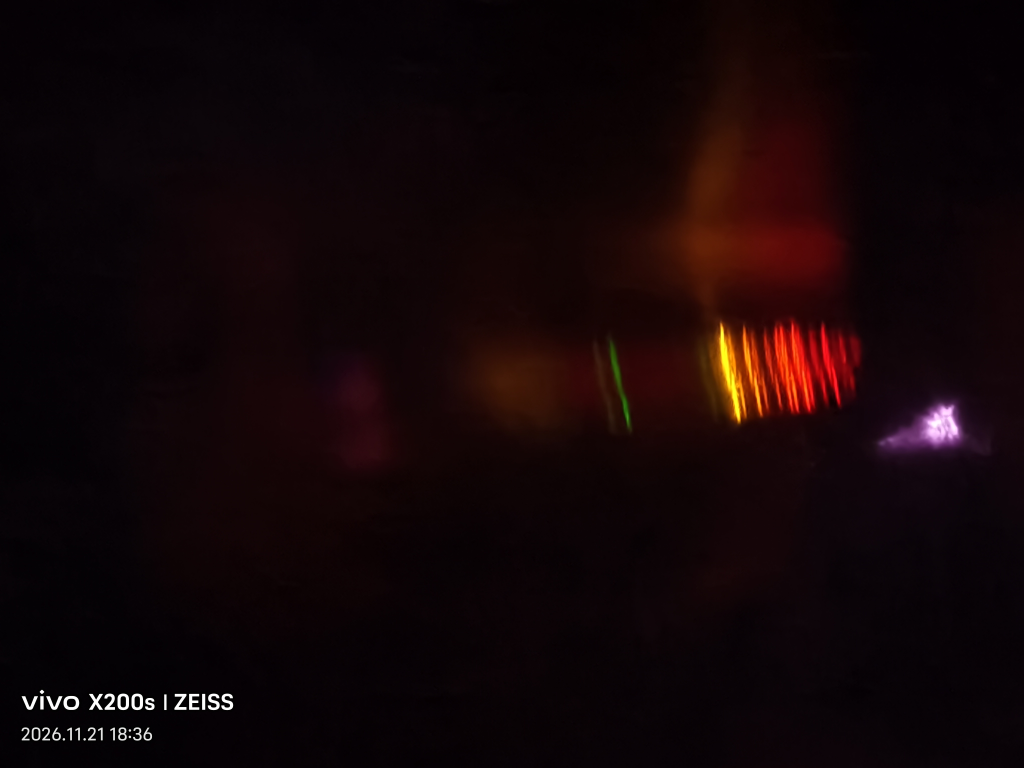
#> input picture 实验照片/氖泡2/氖泡2照片.jpg, 4096 x 3072 px (shown at 1/4 size)
$ python analyze_neon2_spectrum.py
#> lines starting #> are read from the running program, lines starting #| are printed output that depends on the picture; long printed decimals are rounded
"""
Neon bulb #2 spectrum from 氖泡2照片.jpg — same pipeline as 氖泡:
calibrate with Ne I lines, pretty aligned color figure, accuracy/resolution eval.
"""
from __future__ import annotations

import json
from pathlib import Path

import numpy as np
from PIL import Image
from scipy.ndimage import uniform_filter1d

ROOT = Path(__file__).resolve().parents[1]
IMG = ROOT / "氖泡2照片.jpg"
OUT = Path(__file__).resolve().parent
OUT.mkdir(exist_ok=True)

NE_LINES_NM = np.array(
    [
        540.056,
        585.249,
        588.189,
        594.483,
        597.553,
        603.000,
        607.434,
        609.616,
        614.306,
        616.359,
        621.728,
        626.649,
        633.443,
        638.299,
        640.225,
        650.653,
        659.895,
        667.828,
        671.704,
        692.947,
        703.241,
    ],
    dtype=float,
)


def find_spectrum_row(rgb: np.ndarray) -> int:
    """Avoid watermark; pick row with strongest chroma in mid-right region."""
    h = rgb.shape[0]
    y_max = int(h * 0.85)
    chroma = rgb[:y_max].max(2) - rgb[:y_max].min(2)
    x0, x1 = int(rgb.shape[1] * 0.40), int(rgb.shape[1] * 0.95)
    row_score = chroma[:, x0:x1].sum(1)
    return int(np.argmax(row_score))


def extract_profile(rgb: np.ndarray, y0: int, half: int = 40):
    y_a, y_b = max(0, y0 - half), min(rgb.shape[0], y0 + half + 1)
    band = rgb[y_a:y_b].mean(0)
    lin = (band / 255.0) ** 2.2
    I = lin.sum(1)
    return band, I, lin


def find_peaks(I: np.ndarray, win: int = 10, min_prom: float = 0.08):
    Is = uniform_filter1d(I.astype(float), 5)
    peaks = []
    w = len(Is)
    for i in range(win, w - win):
        if Is[i] != Is[i - win : i + win + 1].max():
            continue
        if Is[i] < 0.05:
            continue
        base = float(np.percentile(Is[max(0, i - 55) : i + 56], 15))
        prom = float(Is[i] - base)
        if prom >= min_prom:
            peaks.append({"x": float(i), "I": float(Is[i]), "prom": prom})
    return peaks, Is


def classify_color(rgb_u8: np.ndarray) -> str:
    r, g, b = [float(v) for v in rgb_u8]
    if g > r + 10 and g > b + 10:
        return "green"
    if r > 200 and g > 150 and (r + g) / 2 - b > 70:
        return "yellow"
    if r > g + 20:
        return "red"
    if r > 170 and g > 70:
        return "orange"
    return "other"


def initial_calibration(peaks, band):
    green = None
    yellows = []
    for p in peaks:
        x = int(round(p["x"]))
        tag = classify_color(band[x])
        p["color"] = tag
        if tag == "green":
            if green is None or p["prom"] > green["prom"]:
                green = p
        if tag == "yellow":
            yellows.append(p)
    if green is None or not yellows:
        raise RuntimeError("failed to find green/yellow anchors")
    yellow = max(yellows, key=lambda p: p["I"])
    xg, xy = green["x"], yellow["x"]
    lg, ly = 540.056, 585.249
    b = (lg - ly) / (xg - xy)
    a = ly - b * xy
    return {"a": a, "b": b, "green": green, "yellow": yellow}


def match_lines(peaks, a, b, max_err_nm=3.5, lam_lo=530, lam_hi=715):
    used = set()
    matches = []
    for p in sorted(peaks, key=lambda q: -q["prom"]):
        lam_pred = a + b * p["x"]
        if lam_pred < lam_lo or lam_pred > lam_hi:
            continue
        # skip near-zero-order white/purple (very high I and not red/yellow/green)
        if p.get("color") == "other" and p["I"] > 1.5:
            continue
        errs = np.abs(NE_LINES_NM - lam_pred)
        order = np.argsort(errs)
        chosen = None
        for j in order:
            if errs[j] > max_err_nm:
                break
            if j in used:
                continue
            chosen = j
            break
        if chosen is None:
            continue
        used.add(chosen)
        matches.append(
            {
                "x_px": p["x"],
                "I": p["I"],
                "prom": p["prom"],
                "color": p.get("color", ""),
                "lambda_pred_nm": float(lam_pred),
                "lambda_ref_nm": float(NE_LINES_NM[chosen]),
                "residual_nm": float(lam_pred - NE_LINES_NM[chosen]),
            }
        )
    matches.sort(key=lambda m: m["lambda_ref_nm"])
    return matches


def refine_calibration(matches):
    xs = np.array([m["x_px"] for m in matches], float)
    ys = np.array([m["lambda_ref_nm"] for m in matches], float)
    A = np.column_stack([np.ones_like(xs), xs])
    coef, _, _, _ = np.linalg.lstsq(A, ys, rcond=None)
    a, b = float(coef[0]), float(coef[1])
    resid = (a + b * xs) - ys
    return a, b, resid


def fwhm_nm(x, I, peak_x, k_nm_per_px):
    i = int(round(peak_x))
    half = I[i] / 2.0
    L = i
    while L > 0 and I[L] > half:
        L -= 1
    R = i
    while R < len(I) - 1 and I[R] > half:
        R += 1

    def cross(i1, i2):
        y1, y2 = I[i1], I[i2]
        if y2 == y1:
            return float(i2)
        return float(i1 + (half - y1) / (y2 - y1) * (i2 - i1))

    xL = cross(L, L + 1) if L < i else float(L)
    xR = cross(R - 1, R) if R > i else float(R)
    return abs(xR - xL) * abs(k_nm_per_px)


def wavelength_to_rgb(lam: np.ndarray) -> np.ndarray:
    lam = np.asarray(lam, dtype=float)
    r = np.zeros_like(lam)
    g = np.zeros_like(lam)
    b = np.zeros_like(lam)
    m = (lam >= 380) & (lam < 440)
    r[m] = -(lam[m] - 440) / (440 - 380)
    b[m] = 1.0
    m = (lam >= 440) & (lam < 490)
    g[m] = (lam[m] - 440) / (490 - 440)
    b[m] = 1.0
    m = (lam >= 490) & (lam < 510)
    g[m] = 1.0
    b[m] = -(lam[m] - 510) / (510 - 490)
    m = (lam >= 510) & (lam < 580)
    r[m] = (lam[m] - 510) / (580 - 510)
    g[m] = 1.0
    m = (lam >= 580) & (lam < 645)
    r[m] = 1.0
    g[m] = -(lam[m] - 645) / (645 - 580)
    m = (lam >= 645) & (lam <= 780)
    r[m] = 1.0
    factor = np.ones_like(lam)
    m = (lam >= 380) & (lam < 420)
    factor[m] = 0.3 + 0.7 * (lam[m] - 380) / (420 - 380)
    m = (lam >= 700) & (lam <= 780)
    factor[m] = 0.3 + 0.7 * (780 - lam[m]) / (780 - 700)
    factor[(lam < 380) | (lam > 780)] = 0.0
    rgb = np.stack([r, g, b], axis=-1) * factor[..., None]
    return np.clip(rgb, 0, 1) ** 0.8


def fill_spectrum_color(ax, lam, I, n_seg=500):
    lam_u = np.linspace(float(lam.min()), float(lam.max()), n_seg)
    I_u = np.interp(lam_u, lam, I)
    rgb = wavelength_to_rgb(lam_u)
    for i in range(len(lam_u) - 1):
        ax.fill_between(
            [lam_u[i], lam_u[i + 1]],
            [0, 0],
            [I_u[i], I_u[i + 1]],
            color=rgb[i],
            linewidth=0,
            alpha=0.95,
        )
    ax.plot(lam, I, color="0.15", lw=1.15)


def main():
    print("loading", IMG.name)
    rgb = np.asarray(Image.open(IMG).convert("RGB")).astype(float)
    y_row = find_spectrum_row(rgb)
#> in find_spectrum_row, `chroma = rgb[:y_max].max(2) - rgb[:y_max].min(2)`:
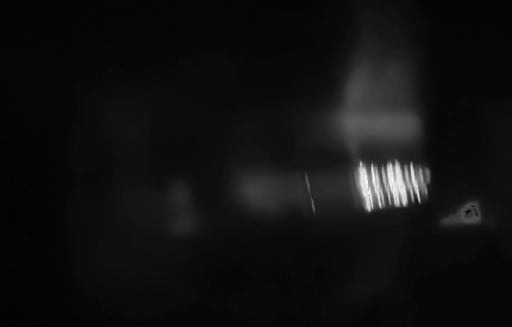
#> chroma: shape (2611, 4096) float64 (shown at 1/8 size); min 0, max 255, mean 16.2
#> in find_spectrum_row, `row_score = chroma[:, x0:x1].sum(1)`: row_score = 2611 values, max 157266 at index 1472, min 14869 at index 2604, mean 49849.7
#> y_row = 1472
    band, I, lin = extract_profile(rgb, y_row)
#> in extract_profile, `y_a, y_b = max(0, y0 - half), min(rgb.shape[0], y0 + half + 1)`: y_a = 1432; y_b = 1513
#> in extract_profile, `I = lin.sum(1)`: I = 4096 values, max 2 at index 2908, min 0.000294 at index 11, mean 0.0951
    peaks, Is = find_peaks(I)
#> in find_peaks, `Is = uniform_filter1d(I.astype(float), 5)`: Is = 4096 values, max 1.98 at index 2908, min 0.000301 at index 10, mean 0.0951
#> in find_peaks, `w = len(Is)`: w = 4096
#> the loop in find_peaks, `for i in range(win, w - win):` made 4076 passes
#> (base, prom) on passes 2454, 2899, 2926: (0.0248, 0.104), (0.318, 1.66), (0.395, 0.928)
#> after the loop in find_peaks, `for i in range(win, w - win):`: peaks = 15 items
#> peaks = 15 items
    for p in peaks:
        p["color"] = classify_color(band[int(round(p["x"]))])
#> this loop made 15 passes
#> (r in classify_color, g in classify_color, b in classify_color) on passes 1 to 7: (51.23, 89.77, 10.86), (255, 253, 35.49), (251.4, 160.8, 10.22), (254.7, 171.3, 36.05), (222.3, 76.48, 9.89), (198.6, 48.47, 23.42), (247.4, 61.51, 12.54)
    print(f"row y≈{y_row}, peaks={len(peaks)}")
#| row y≈1472, peaks=15

    init = initial_calibration(peaks, band)
#> the loop in initial_calibration, `for p in peaks:` made 15 passes
#> (x, r in classify_color, g in classify_color, b in classify_color, tag, green) on pass 1: (2463, 51.23, 89.77, 10.86, 'green', {'x': 2463, 'I': 0.129, 'prom': 0.104, 'color': 'green'})
#> after the loop in initial_calibration, `for p in peaks:`: yellows = 3 items
#> in initial_calibration, `yellow = max(yellows, key=lambda p: p["I"])`: yellow = {'x': 2908, 'I': 1.98, 'prom': 1.66, 'color': 'yellow'}
#> in initial_calibration, `xg, xy = green["x"], yellow["x"]`: xg = 2463; xy = 2908
#> in initial_calibration, `b = (lg - ly) / (xg - xy)`: b = 0.102
#> in initial_calibration, `a = ly - b * xy`: a = 289.9
#> init = 4 items
    a0, b0 = init["a"], init["b"]
#> a0 = 289.9; b0 = 0.102
    print(
        f"anchors: yellow x={init['yellow']['x']:.0f}→585.25, "
        f"green x={init['green']['x']:.0f}→540.06; b={b0:.5f} nm/px"
    )
#| anchors: yellow x=2908→585.25, green x=2463→540.06; b=0.1016 nm/px

    matches = match_lines(peaks, a0, b0, max_err_nm=4.0)
#> the loop in match_lines, `for p in sorted(peaks, key=lambda q: -q["prom"]):` made 15 passes
#> (p, lam_pred) on passes 1 to 7: ({'x': 2908, 'I': 1.98, 'prom': 1.66, 'color': 'yellow'}, 585.2), ({'x': 2999, 'I': 1.37, 'prom': 1.09, 'color': 'yellow'}, 594.5), ({'x': 2935, 'I': 1.32, 'prom': 0.928, 'color': 'yellow'}, 588), ({'x': 3212, 'I': 1.05, 'prom': 0.694, 'color': 'red'}, 616.1), ({'x': 3147, 'I': 1.11, 'prom': 0.661, 'color': 'red'}, 609.5), ({'x': 3316, 'I': 0.816, 'prom': 0.61, 'color': 'red'}, 626.7), ({'x': 3022, 'I': 0.807, 'prom': 0.599, 'color': 'red'}, 596.8)
#> after the loop in match_lines, `for p in sorted(peaks, key=lambda q: -q["prom"]):`: matches = 13 items
#> matches = 13 items
    print(f"initial matches: {len(matches)}")
#| initial matches: 13
    if len(matches) < 4:
        raise RuntimeError("too few matched lines")
    a, b, resid = refine_calibration(matches)
#> in refine_calibration, `xs = np.array([m["x_px"] for m in matches], float)`: xs = [2463, 2908, 2935, 2999, 3022, 3083, 3128, 3147, 3194, 3212, 3266, 3316, 3378]
#> in refine_calibration, `ys = np.array([m["lambda_ref_nm"] for m in matches], float)`: ys = [540.1, 585.2, 588.2, 594.5, 597.6, 603, 607.4, 609.6, 614.3, 616.4, 621.7, 626.6, 633.4]
#> in refine_calibration, `A = np.column_stack([np.ones_like(xs), xs])`: A = 13 rows, first 8: [1, 2463], [1, 2908], [1, 2935], [1, 2999], [1, 3022], [1, 3083], [1, 3128], [1, 3147]
#> in refine_calibration, `coef, _, _, _ = np.linalg.lstsq(A, ys, rcond=None)`: coef = [289.5, 0.102]
#> in refine_calibration, `a, b = float(coef[0]), float(coef[1])`: a = 289.5; b = 0.102
#> in refine_calibration, `resid = (a + b * xs) - ys`: resid = [0.0204, 0.0959, -0.0974, 0.119, -0.611, 0.147, 0.291, 0.0417, 0.133, -0.089, 0.0352, 0.201, -0.286]
#> a = 289.5; b = 0.102
    matches = match_lines(peaks, a, b, max_err_nm=2.8)
#> the loop in match_lines (call 2), `for p in sorted(peaks, key=lambda q: -q["prom"]):` made 15 passes
#> (p, lam_pred) on passes 1 to 6: ({'x': 2908, 'I': 1.98, 'prom': 1.66, 'color': 'yellow'}, 585.3), ({'x': 2999, 'I': 1.37, 'prom': 1.09, 'color': 'yellow'}, 594.6), ({'x': 2935, 'I': 1.32, 'prom': 0.928, 'color': 'yellow'}, 588.1), ({'x': 3212, 'I': 1.05, 'prom': 0.694, 'color': 'red'}, 616.3), ({'x': 3147, 'I': 1.11, 'prom': 0.661, 'color': 'red'}, 609.7), ({'x': 3316, 'I': 0.816, 'prom': 0.61, 'color': 'red'}, 626.8)
    a, b, resid = refine_calibration(matches)
    rms = float(np.sqrt(np.mean(resid**2)))
#> rms = 0.226
    print(f"refined: λ = {a:.4f} + {b:.6f}·x ; N={len(matches)} rms={rms:.3f} nm")
#| refined: λ = 289.5226 + 0.1017·x ; N=13 rms=0.226 nm

    x = np.arange(len(I), dtype=float)
#> x = 4096 values from 0 to 4095
    lam = a + b * x
#> lam = 4096 values from 289.5 to 706.1
    m = (lam >= 520) & (lam <= 720) & np.isfinite(I)
    order = np.argsort(lam[m])
#> order = 1830 values from 0 to 1829
    lam_s = lam[m][order]
#> lam_s = 1830 values from 520 to 706.1
    I_s = I[m][order]
#> I_s = 1830 values, max 2 at index 642, min 0.00325 at index 1272, mean 0.201
    R_s, G_s, B_s = lin[m, 0][order], lin[m, 1][order], lin[m, 2][order]
#> R_s = 1830 values, max 1 at index 639, min 0.00246 at index 1270, mean 0.174; G_s = 1830 values, max 0.983 at index 642, min 4.81e-05 at index 1146, mean 0.0263; B_s = 1830 values, max 0.0156 at index 646, min 0 at index 706, mean 0.000907

    for mtc in matches:
        mtc["FWHM_nm"] = fwhm_nm(x, Is, mtc["x_px"], b)
        mtc["lambda_fit_nm"] = a + b * mtc["x_px"]
        mtc["residual_nm"] = mtc["lambda_fit_nm"] - mtc["lambda_ref_nm"]
#> this loop made 13 passes
#> (i in fwhm_nm, half in fwhm_nm, xL in fwhm_nm, xR in fwhm_nm) on passes 1 to 7: (2463, 0.0646, 2450.8, 2474.2), (2908, 0.991, 2888.4, 2941.9), (2935, 0.661, 2884, 2944.4), (2999, 0.684, 2985.4, 3007.5), (3022, 0.403, 2979.5, 3035.7), (3083, 0.295, 3070.6, 3093.3), (3128, 0.487, 3109.6, 3236.4)

    np.savetxt(
        OUT / "spectrum_I_lambda.csv",
        np.column_stack([lam_s, I_s, R_s, G_s, B_s]),
        delimiter=",",
        header="lambda_nm,I,R_lin,G_lin,B_lin",
        comments="",
    )
    peak_rows = ["x_px,lambda_fit_nm,lambda_ref_nm,residual_nm,I,prom,FWHM_nm,color"]
    for m_ in matches:
        peak_rows.append(
            f"{m_['x_px']:.2f},{m_['lambda_fit_nm']:.3f},{m_['lambda_ref_nm']:.3f},"
            f"{m_['residual_nm']:.3f},{m_['I']:.4f},{m_['prom']:.4f},"
            f"{m_['FWHM_nm']:.3f},{m_['color']}"
        )
#> this loop made 13 passes
#> after the loop, peak_rows = 14 items
    (OUT / "identified_lines.csv").write_text("\n".join(peak_rows) + "\n", encoding="utf-8")

    clean = [m_ for m_ in matches if m_["FWHM_nm"] < 5.0]
#> clean = 4 items
    res_lines = sorted(clean, key=lambda q: q["FWHM_nm"])[:6]
#> res_lines = 4 items
    meta = {
        "image": IMG.name,
        "dispersion_row_y": y_row,
        "calibration": {
            "model": "lambda_nm = a + b * x_px",
            "a": a,
            "b_nm_per_px": b,
            "n_matched_lines": len(matches),
            "rms_residual_nm": rms,
            "primary_anchors": {
                "yellow_585.249": init["yellow"]["x"],
                "green_540.056": init["green"]["x"],
            },
        },
        "matched_lines_nm": [m_["lambda_ref_nm"] for m_ in matches],
        "FWHM_examples_nm": [
            {
                "lambda_ref_nm": m_["lambda_ref_nm"],
                "FWHM_nm": m_["FWHM_nm"],
                "R": m_["lambda_ref_nm"] / m_["FWHM_nm"],
            }
            for m_ in res_lines
        ],
    }
    (OUT / "meta.json").write_text(json.dumps(meta, indent=2, ensure_ascii=False), encoding="utf-8")

    import matplotlib

    matplotlib.use("Agg")
    import matplotlib.pyplot as plt
    from matplotlib.gridspec import GridSpec

    plt.rcParams["font.sans-serif"] = ["Microsoft YaHei", "SimHei", "DejaVu Sans"]
    plt.rcParams["axes.unicode_minus"] = False

    # --- classic dual panel (like neon_spectrum.png) ---
    fig, axes = plt.subplots(2, 1, figsize=(11, 7.5), dpi=150, gridspec_kw={"height_ratios": [1.0, 1.15]})
    half = 100
    y0, y1 = max(0, y_row - half), min(rgb.shape[0], y_row + half + 1)
#> y0 = 1372; y1 = 1573
    strip = rgb[y0:y1].astype(np.uint8)
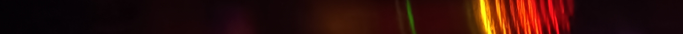
#> strip: shape (201, 4096, 3) (shown at 1/6 size); mean R, G, B 47, 13.2, 8.1
    axes[0].imshow(strip, aspect="auto", extent=[0, rgb.shape[1], half, -half])
    for m_ in matches:
        axes[0].axvline(m_["x_px"], color="w", alpha=0.35, lw=0.6)
    axes[0].set_title("氖泡2衍射谱线与已识别峰")
    axes[0].set_xlabel("x (px)")
    axes[0].set_ylabel("相对行")

    Is_plot = uniform_filter1d(I_s, 3)
#> Is_plot = 1830 values, max 1.99 at index 642, min 0.00327 at index 1272, mean 0.201
    ymax = float(np.percentile(I_s, 99.5)) * 1.12
#> ymax = 2.06
    axes[1].plot(lam_s, I_s, color="0.75", lw=0.7, label="原始")
    axes[1].plot(lam_s, Is_plot, "k-", lw=1.35, label="平滑")
    axes[1].set_ylim(0, ymax)
    for m_ in matches:
        axes[1].axvline(m_["lambda_ref_nm"], color="#d62728", alpha=0.25, lw=0.8)
        axes[1].plot(m_["lambda_ref_nm"], m_["I"], "o", color="#d62728", ms=3.5)
        axes[1].text(
            m_["lambda_ref_nm"],
            ymax * 0.97,
            f"{m_['lambda_ref_nm']:.1f}",
            rotation=90,
            fontsize=7,
            va="top",
            ha="center",
            color="#444",
        )
    axes[1].set_xlim(530, 710)
    axes[1].set_xlabel("波长 λ (nm)")
    axes[1].set_ylabel("相对光强 I")
    axes[1].set_title(f"氖原子光谱  λ = {a:.2f} + ({b:.4f})·x    标定残差 RMS = {rms:.2f} nm")
    axes[1].legend(loc="upper right", fontsize=9)
    axes[1].grid(True, alpha=0.3)
    fig.tight_layout()
    fig.savefig(OUT / "neon_spectrum.png", dpi=200)
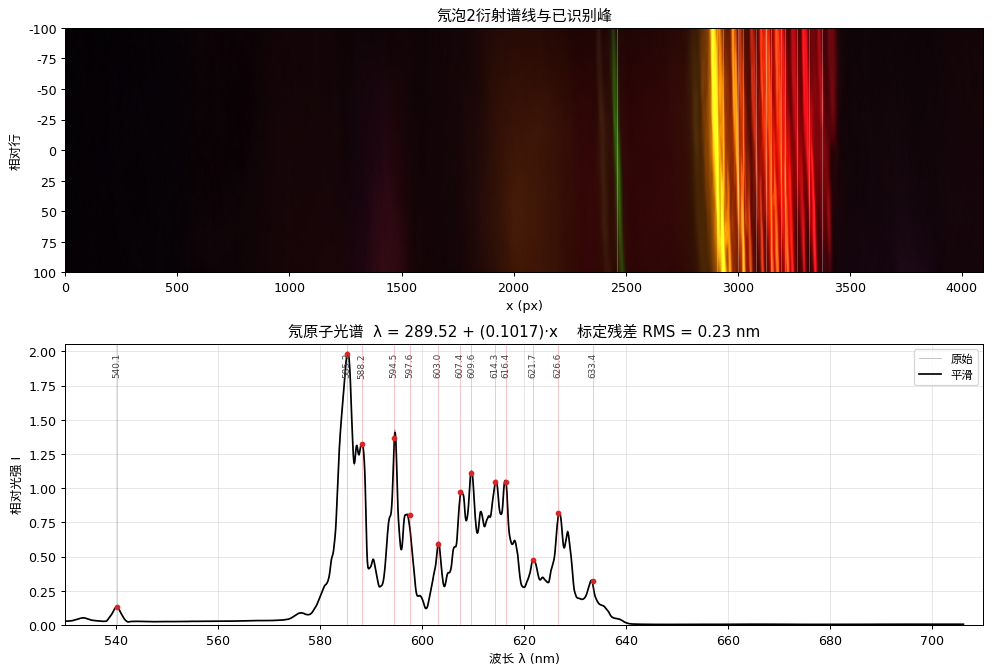
#> figure drawn by matplotlib, 2 panels; panel 2: curve peaks at x = 585.3, y = 2; panel 2: curve peaks at x = 585.3, y = 1.99
    plt.close()

    # --- beautified: flip only if needed so short λ is on the left ---
    h, w, _ = rgb.shape
    # original: λ = a + b*x
    # want left=short λ for display. If b>0 already short→left after... wait:
    # b>0: small x = short λ. Photo already has green on left. No flip.
    # b<0: need flip.
    if b < 0:
        rgb_show = np.fliplr(rgb.astype(np.uint8))
        lam_left = a + b * (w - 1)
        lam_right = a
    else:
        rgb_show = rgb.astype(np.uint8)
#> rgb_show is the input picture: shape (3072, 4096, 3); mean R, G, B 18.9, 5.5, 7.4
#> (the rest of the program and of its run is left out)
